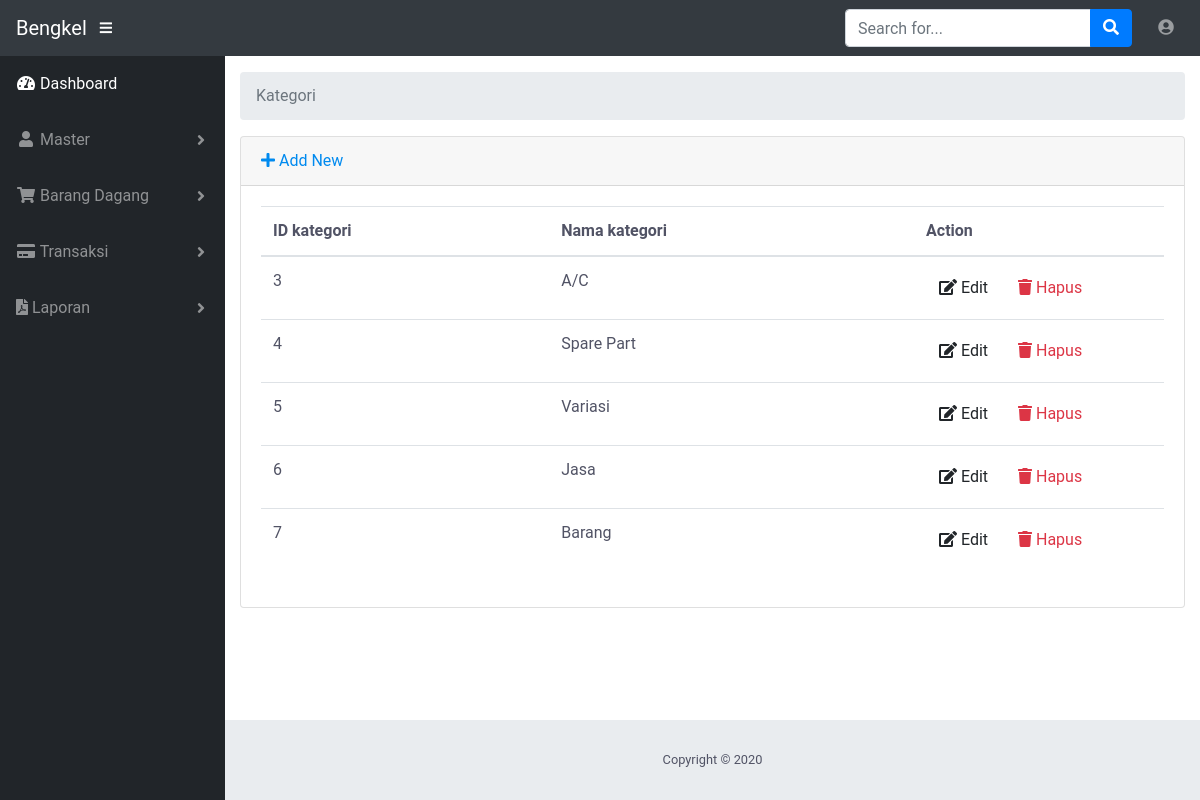
Page /index.php/kategori on the committed database.
### tables this page shows
CREATE TABLE `kategori` (
  `id` tinyint(3) NOT NULL,
  `nama` varchar(25) NOT NULL
);

### application/controllers/Kategori.php (called while the page is built, shortened)
<?php
class Kategori extends CI_Controller
{
    public function __construct()
    {
        $this->load->model("kat_model");
        $this->load->model('m_kat');
        $this->load->library('form_validation');
    }
    public function index()
    {
        $this->load->view('templates/header');
        $data["kategori"] = $this->kat_model->getAll();
        $data['kategori'] = $this->m_kat->view();
        $this->load->view("admin/master/kategori/tampil", $data);
        $this->load->view('templates/footer');
    }
}

### index.php (called while the page is built, shortened)
<?php
require_once BASEPATH.'core/CodeIgniter.php';

### application/models/M_kat.php (called while the page is built, shortened)
<?php
class M_kat extends CI_Model
{
	public function view()
	{
		return $this->db->get('kategori')->result();
	}
}

### application/views/admin/master/kategori/tampil.php (the view, shortened to what this page needs)
<body id="page-top">
	<div id="wrapper">
		<div id="content-wrapper">
			<div class="container-fluid">
				<div class="card mb-3">
					<div class="card-header">
						<a href="<?php echo site_url('kategori/add') ?>"><i class="fas fa-plus"></i> Add New</a>
					</div>
					<div class="card-body">
						<div class="table-responsive">
							<table class="table table-hover" id="dataTable" width="100%" cellspacing="0">
								<thead>
									<tr>
										<th>ID kategori</th>
										<th>Nama kategori</th>
										<th>Action</th>
									</tr>
								</thead>
								<tbody>
									<?php foreach ($kategori as $kategori): ?>
									<tr>
										<td >
											<?php echo $kategori->id ?>
										</td>
										<td>
											<?php echo $kategori->nama ?>
										</td>
										<td width="250">
											<a href="<?php echo site_url('kategori/edit/'.$kategori->id) ?>"
											 class="btn btn-small"><i class="fas fa-edit"></i> Edit</a>
											<a onclick="deleteConfirm('<?php echo site_url('kategori/delete/'.$kategori->id) ?>')"
											 href="<?php echo site_url('kategori/delete/'.$kategori->id) ?>" class="btn btn-small text-danger"><i class="fas fa-trash"></i> Hapus</a>
										</td>
									</tr>
									<?php endforeach; ?>
								</tbody>
							</table>
						</div>
					</div>
				</div>
			</div>
		</div>
	</div>
</body>
</html>

### assets/css/dolands-ux.css (style rules this page uses)
html,body { background: #FFFFFF; color: #515365; font-family: 'Roboto','Helvetica','Calibri'; overflow-x: hidden; height: 100%; width: 100%; -webkit-transition: all 0.4s ease-in-out; -moz-transition: all 0.4s ease-in-out; -ms-transition: all 0.4s ease-in-out; -o-transition: all 0.4s ease-in-out; transition: all 0.4s ease-in-out; }
* { box-sizing: border-box; margin: 0; padding: 0; }
a { color: #008AEF; text-decoration: none; }

### rows in the picture
kategori: id "3", nama "A/C"
kategori: id "4", nama "Spare Part"
kategori: id "5", nama "Variasi"
kategori: id "6", nama "Jasa"
kategori: id "7", nama "Barang"

### other values in the picture
$segment "Kategori"
Date('Y') "2020"
